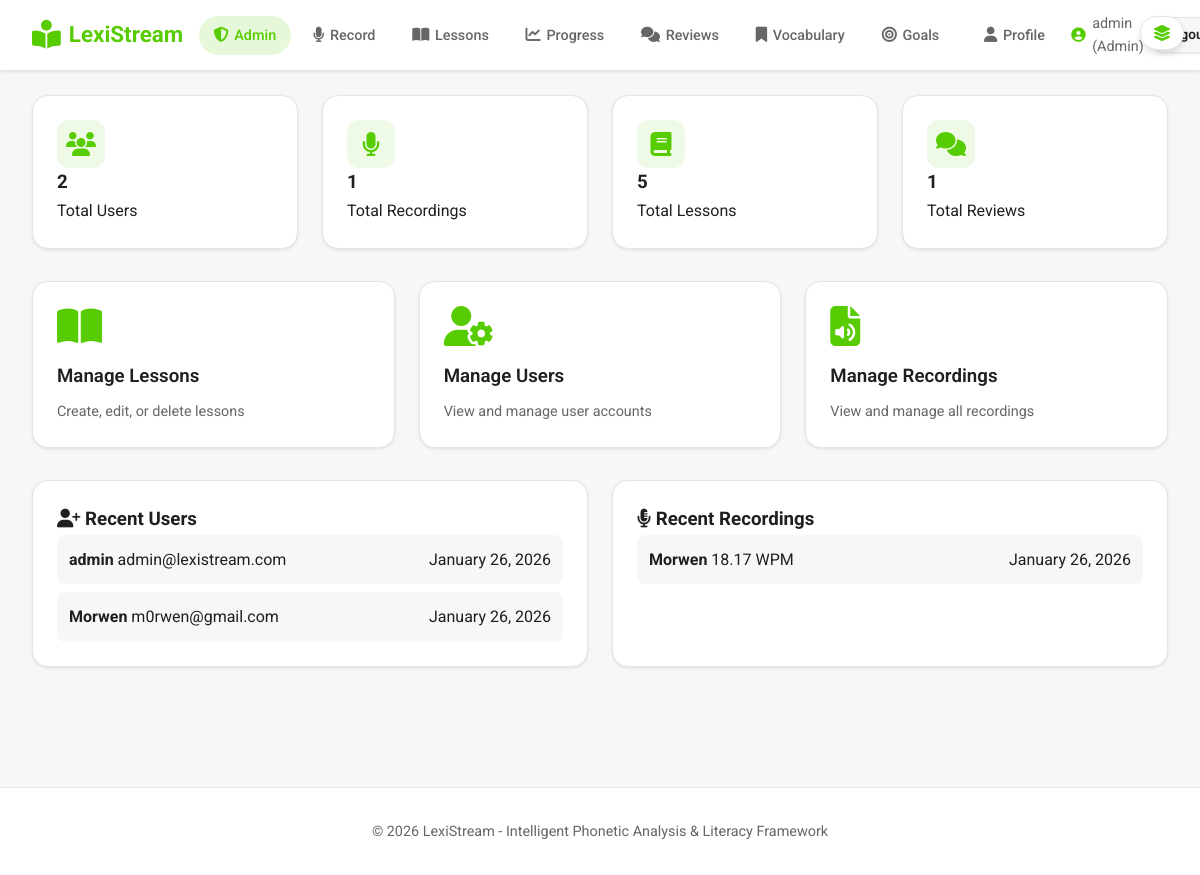
The page /admin/dashboard (signed in) on the database as committed earlier.
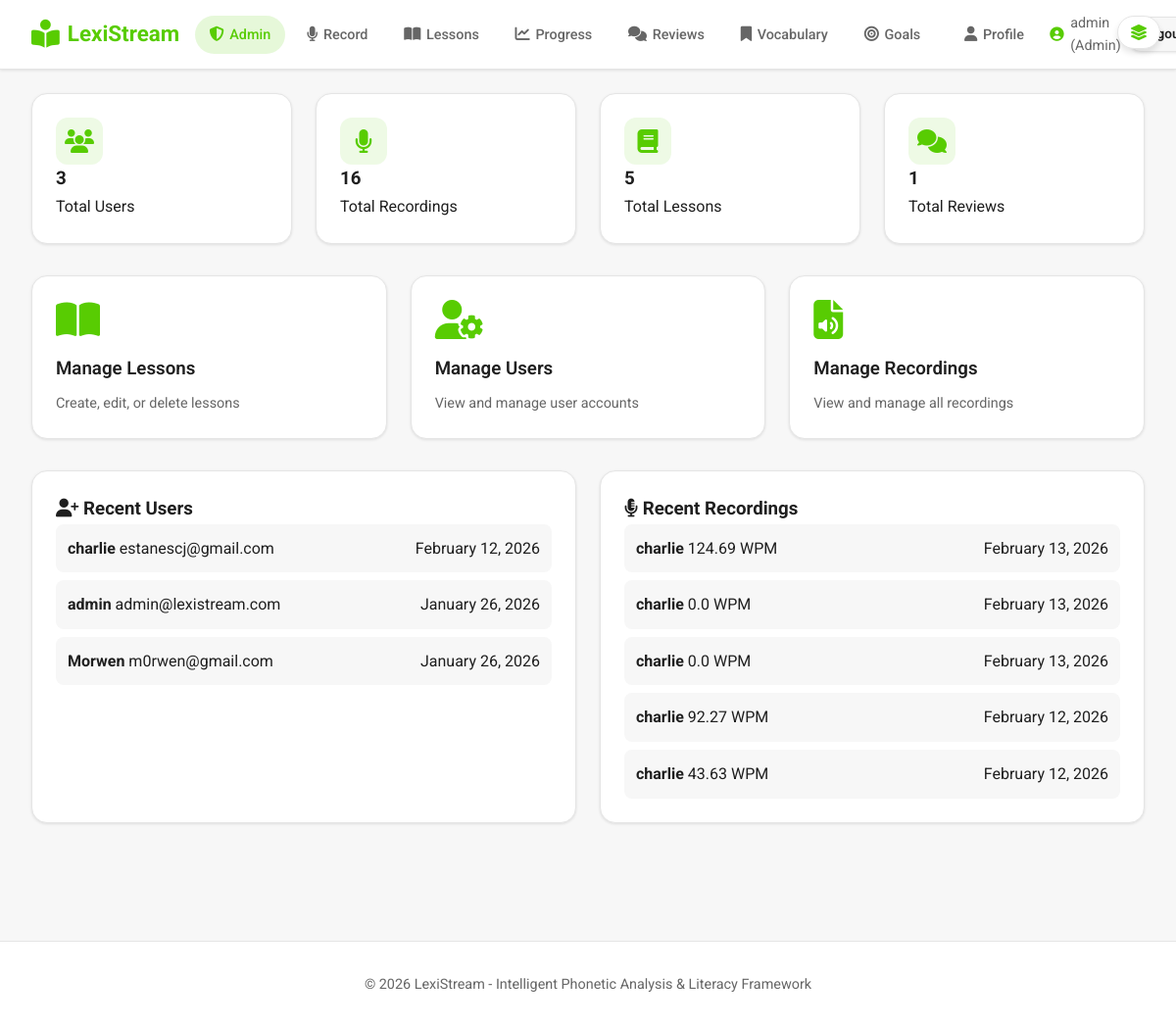
The same page on the database as committed later.
### app.py (models this page shows)
class User(UserMixin, db.Model):
    id = db.Column(db.Integer, primary_key=True)
    username = db.Column(db.String(80), unique=True, nullable=False)
    email = db.Column(db.String(120), unique=True, nullable=False)
    password_hash = db.Column(db.String(255), nullable=False)
    is_admin = db.Column(db.Boolean, default=False, nullable=False)
    display_name = db.Column(db.String(120))
    bio = db.Column(db.Text)
    location = db.Column(db.String(120))
    website = db.Column(db.String(255))
    avatar_url = db.Column(db.String(255))
    role = db.Column(db.String(20), default="user", nullable=False)  # user, teacher, admin
    created_at = db.Column(db.DateTime, default=datetime.utcnow)

class Recording(db.Model):
    id = db.Column(db.Integer, primary_key=True)
    user_id = db.Column(db.Integer, db.ForeignKey('user.id'), nullable=False)
    filename = db.Column(db.String(255), nullable=False)
    transcript = db.Column(db.Text)
    ai_feedback = db.Column(db.Text)  # OpenAI-generated feedback on what user said
    words_per_minute = db.Column(db.Float)
    duration_seconds = db.Column(db.Float)
    created_at = db.Column(db.DateTime, default=datetime.utcnow)
    user = db.relationship('User', backref=db.backref('recordings', lazy=True))

### app.py (the view)
@app.route('/admin/dashboard')
@login_required
@admin_required
def admin_dashboard():
    total_users = User.query.count()
    total_recordings = Recording.query.count()
    total_lessons = Lesson.query.count()
    total_reviews = Review.query.count()
    recent_users = User.query.order_by(User.created_at.desc()).limit(5).all()
    recent_recordings = Recording.query.order_by(Recording.created_at.desc()).limit(5).all()
    return render_template('admin/dashboard.html',
                         total_users=total_users,
                         total_recordings=total_recordings,
                         total_lessons=total_lessons,
                         total_reviews=total_reviews,
                         recent_users=recent_users,
                         recent_recordings=recent_recordings)

### app.py (called while the page is built)
@login_manager.user_loader
def load_user(user_id):
    return User.query.get(int(user_id))

def admin_required(f):
    @wraps(f)
    def decorated_function(*args, **kwargs):
        if not current_user.is_authenticated or not current_user.is_admin:
            flash('Admin access required')
            return redirect(url_for('dashboard'))
        return f(*args, **kwargs)
    return decorated_function

### templates/admin/dashboard.html (shortened to what this page needs)
{% extends "base.html" %}
{% block content %}
<div class="admin-stats-grid">
        <div class="admin-stat-card">
            <div class="stat-icon"><i class="fas fa-users"></i></div>
            <div class="stat-info">
                <h3>{{ total_users }}</h3>
                <p>Total Users</p>
            </div>
        </div>
        <div class="admin-stat-card">
            <div class="stat-icon"><i class="fas fa-microphone"></i></div>
            <div class="stat-info">
                <h3>{{ total_recordings }}</h3>
                <p>Total Recordings</p>
            </div>
        </div>
        <div class="admin-stat-card">
            <div class="stat-icon"><i class="fas fa-book"></i></div>
            <div class="stat-info">
                <h3>{{ total_lessons }}</h3>
                <p>Total Lessons</p>
            </div>
        </div>
        <div class="admin-stat-card">
            <div class="stat-icon"><i class="fas fa-comments"></i></div>
            <div class="stat-info">
                <h3>{{ total_reviews }}</h3>
                <p>Total Reviews</p>
            </div>
        </div>
    </div>
    <div class="action-grid">
        <a href="{{ url_for('admin_lessons') }}" class="action-card">
            <i class="fas fa-book-open"></i>
            <h3>Manage Lessons</h3>
            <p>Create, edit, or delete lessons</p>
        </a>
        <a href="{{ url_for('admin_users') }}" class="action-card">
            <i class="fas fa-user-cog"></i>
            <h3>Manage Users</h3>
            <p>View and manage user accounts</p>
        </a>
        <a href="{{ url_for('admin_recordings') }}" class="action-card">
            <i class="fas fa-file-audio"></i>
            <h3>Manage Recordings</h3>
            <p>View and manage all recordings</p>
        </a>
    </div>
    <div class="recent-section">
        <div class="card">
            <h3><i class="fas fa-user-plus"></i> Recent Users</h3>
            {% if recent_users %}
            <div class="recent-list">
                {% for user in recent_users %}
                <div class="recent-item">
                    <div class="recent-item-info">
                        <strong>{{ user.username }}</strong>
                        <span>{{ user.email }}</span>
                    </div>
                    <span class="recent-date">{{ user.created_at.strftime('%B %d, %Y') }}</span>
                </div>
                {% endfor %}
            </div>
            {% else %}
            <p class="empty-message">No users yet</p>
            {% endif %}
        </div>
        <div class="card">
            <h3><i class="fas fa-microphone-alt"></i> Recent Recordings</h3>
            {% if recent_recordings %}
            <div class="recent-list">
                {% for recording in recent_recordings %}
                <div class="recent-item">
                    <div class="recent-item-info">
                        <strong>{{ recording.user.username }}</strong>
                        <span>{{ recording.words_per_minute }} WPM</span>
                    </div>
                    <span class="recent-date">{{ recording.created_at.strftime('%B %d, %Y') }}</span>
                </div>
                {% endfor %}
            </div>
            {% else %}
            <p class="empty-message">No recordings yet</p>
            {% endif %}
        </div>
    </div>
{% endblock %}

### templates/base.html (shortened to what the changed rows need)
<!DOCTYPE html>
<html lang="en">
<head>
    <link rel="stylesheet" href="{{ url_for('static', filename='css/style.css') }}">
    <link rel="stylesheet" href="https://cdnjs.cloudflare.com/ajax/libs/font-awesome/6.4.0/css/all.min.css">
</head>
<body>
    <header class="navbar">
        <div class="nav-container">
            <div class="nav-right">
                {% if current_user.is_authenticated %}
                <a href="{{ url_for('profile') }}" class="nav-link" style="margin-right: 0.25rem;">
                    <i class="fas fa-user"></i><span>Profile</span>
                </a>
                <span class="nav-user">
                    <i class="fas fa-user-circle"></i>
                    {{ current_user.username }}{% if current_user.is_admin %} (Admin){% endif %}
                </span>
                <a href="{{ url_for('logout') }}" class="btn btn-secondary btn-sm">Logout</a>
                {% else %}
                <a href="{{ url_for('login') }}" class="btn btn-secondary btn-sm">Login</a>
                <a href="{{ url_for('register') }}" class="btn btn-primary btn-sm">Register</a>
                {% endif %}
            </div>
        </div>
    </header>
    <main class="main-content">
        {% block content %}{% endblock %}
    </main>
</body>
</html>

Rows that differ between the two databases and show on the page:
no longer on this page (row unchanged): Recording: user.username "Morwen", words_per_minute "18.17", created_at "January 26, 2026"
added User: username "charlie", email "estanescj@gmail.com", created_at "February 12, 2026"
added Recording: user.username "charlie", words_per_minute "124.69", created_at "February 13, 2026"
added Recording: user.username "charlie", words_per_minute "0.0", created_at "February 13, 2026"
added Recording: user.username "charlie", words_per_minute "0.0", created_at "February 13, 2026"
added Recording: user.username "charlie", words_per_minute "92.27", created_at "February 12, 2026"
added Recording: user.username "charlie", words_per_minute "43.63", created_at "February 12, 2026"
Other text that changed with them:
{{ total_users }}: "2" → "3"
{{ total_recordings }}: "1" → "16"
